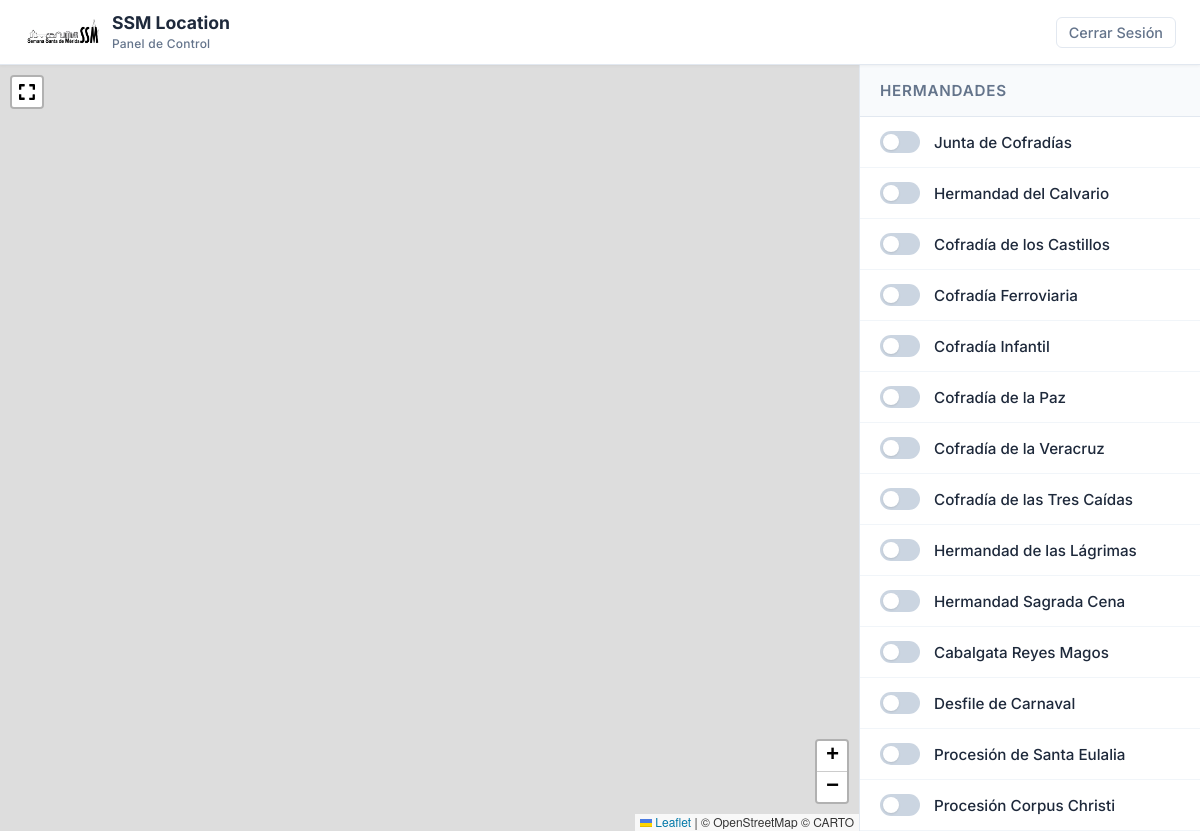
/gestionmapa.php (signed in), run on the app's committed database.
### tables this page shows
CREATE TABLE `hermandades` (
  `id_hermandad` int(11) NOT NULL,
  `hermandad` text NOT NULL,
  `nombre_coloquial` text NOT NULL,
  `icono` text NOT NULL,
  `activa` tinyint(1) NOT NULL
);

### gestionmapa.php (the view, shortened to what this page needs)
<!DOCTYPE html>
<html lang="es">
<head>
    <link rel="stylesheet" href="https://unpkg.com/leaflet@1.9.4/dist/leaflet.css" />
    <link rel="stylesheet" href="css/Control.FullScreen.css" />
</head>
<body>
    <?php
    $conn = new mysqli($DB_ADDRESS, $DB_USER, $DB_PASS, $DB_NAME);
    $conn->set_charset("utf8mb4");
    ?>
    <header class="app-header">
        <div class="brand-section">
            <div class="brand-logo" style="background: none; width: auto;">
                <img src="publicidad/cabecera ssm.png" alt="SSM" style="height: 30px; border-radius: 4px;">
            </div>
            <div class="brand-info">
                <span class="brand-title">SSM Location</span>
                <span class="brand-subtitle">Panel de Control</span>
            </div>
        </div>
        <a href="?logout=1" style="color: #64748b; font-size: 0.9rem; font-weight: 500; text-decoration: none; padding: 6px 12px; border-radius: 6px; border: 1px solid #e2e8f0; transition: all 0.2s;" onmouseover="this.style.background='#f1f5f9'" onmouseout="this.style.background='transparent'">Cerrar Sesión</a>
    </header>
    <div class="main-layout">
        <section class="map-section">
            <div id="map"></div>
        </section>
        <aside class="sidebar">
            <div class="sidebar-header">
                <div class="sidebar-title">Hermandades</div>
            </div>
            <div class="brotherhood-list">
                <?php
                if ($conn->connect_error) {
                    echo "<div style='padding:20px; color:red'>Error conexión BD</div>";
                } else {
                    $query = "SELECT id_hermandad, nombre_coloquial, activa FROM hermandades ORDER BY id_hermandad";
                    $result = $conn->query($query);
                    if ($result && $result->num_rows > 0) {
                        while ($row = $result->fetch_assoc()) {
                            $nombre = $row['nombre_coloquial'];
                            ?>
                            <label class="list-item">
                                <div class="switch">
                                    <span class="slider"></span>
                                </div>
                                <span class="hermandad-name"><?= $nombre ?></span>
                            </label>
                            <?php
                        }
                    } else {
                        echo "<div style='padding:20px; text-align:center; color:#94a3b8'>No hay datos disponibles</div>";
                    }
                }
                ?>
            </div>
        </aside>
    </div>
</body>
</html>

### gestionmapa.php (style rules this page uses)
:root { --primary: #6366f1; --surface: #ffffff; --bg-body: #f1f5f9; --text-main: #1e293b; --text-secondary: #64748b; --border: #e2e8f0; --header-height: 64px; }
body, html { height: 100%; margin: 0; padding: 0; font-family: 'Inter', sans-serif; background: var(--bg-body); display: flex; flex-direction: column; overflow: hidden; }
.app-header { height: var(--header-height); background: var(--surface); border-bottom: 1px solid var(--border); display: flex; align-items: center; padding: 0 24px; box-shadow: 0 1px 3px rgba(0, 0, 0, 0.05); z-index: 2000; flex-shrink: 0; justify-content: space-between; }
.brand-section { display: flex; align-items: center; gap: 12px; }
.brand-logo { width: 36px; height: 36px; background: linear-gradient(135deg, #6366f1 0%, #4f46e5 100%); border-radius: 8px; display: flex; align-items: center; justify-content: center; color: white; }
.brand-info { line-height: 1.2; }
.brand-title { display: block; font-weight: 700; font-size: 1.1rem; color: var(--text-main); }
.brand-subtitle { font-size: 0.75rem; color: var(--text-secondary); font-weight: 500; letter-spacing: 0.02em; }
.main-layout { display: flex; flex: 1; overflow: hidden; position: relative; }
.map-section { flex-grow: 1; position: relative; background: #e2e8f0; }
#map { width: 100%; height: 100%; z-index: 1; }
.sidebar { width: 340px; background: var(--surface); border-left: 1px solid var(--border); display: flex; flex-direction: column; z-index: 100; flex-shrink: 0; }
.sidebar-header { padding: 16px 20px; border-bottom: 1px solid var(--border); background: #f8fafc; }
.sidebar-title { font-size: 0.95rem; font-weight: 600; color: var(--text-secondary); text-transform: uppercase; letter-spacing: 0.05em; }
.brotherhood-list { flex: 1; overflow-y: auto; padding: 0; }
.list-item { display: flex; align-items: center; padding: 14px 20px; border-bottom: 1px solid var(--bg-body); cursor: pointer; transition: background 0.15s; }
.switch { position: relative; width: 40px; height: 22px; margin-right: 14px; flex-shrink: 0; }
.slider { position: absolute; top: 0; left: 0; right: 0; bottom: 0; background-color: #cbd5e1; transition: .3s; border-radius: 34px; }
.slider:before { position: absolute; content: ""; height: 16px; width: 16px; left: 3px; bottom: 3px; background-color: white; transition: .3s; border-radius: 50%; box-shadow: 0 1px 2px rgba(0, 0, 0, 0.1); }
.hermandad-name { font-size: 0.95rem; font-weight: 500; color: var(--text-main); }

### data on the page
hermandades: nombre_coloquial "Junta de Cofradías"
hermandades: nombre_coloquial "Hermandad del Calvario"
hermandades: nombre_coloquial "Cofradía de los Castillos"
hermandades: nombre_coloquial "Cofradía Ferroviaria"
hermandades: nombre_coloquial "Cofradía Infantil"
hermandades: nombre_coloquial "Cofradía de la Paz"
hermandades: nombre_coloquial "Cofradía de la Veracruz"
hermandades: nombre_coloquial "Cofradía de las Tres Caídas"
hermandades: nombre_coloquial "Hermandad de las Lágrimas"
hermandades: nombre_coloquial "Hermandad Sagrada Cena"
hermandades: nombre_coloquial "Cabalgata Reyes Magos"
hermandades: nombre_coloquial "Desfile de Carnaval"
hermandades: nombre_coloquial "Procesión de Santa Eulalia"
hermandades: nombre_coloquial "Procesión Corpus Christi"
